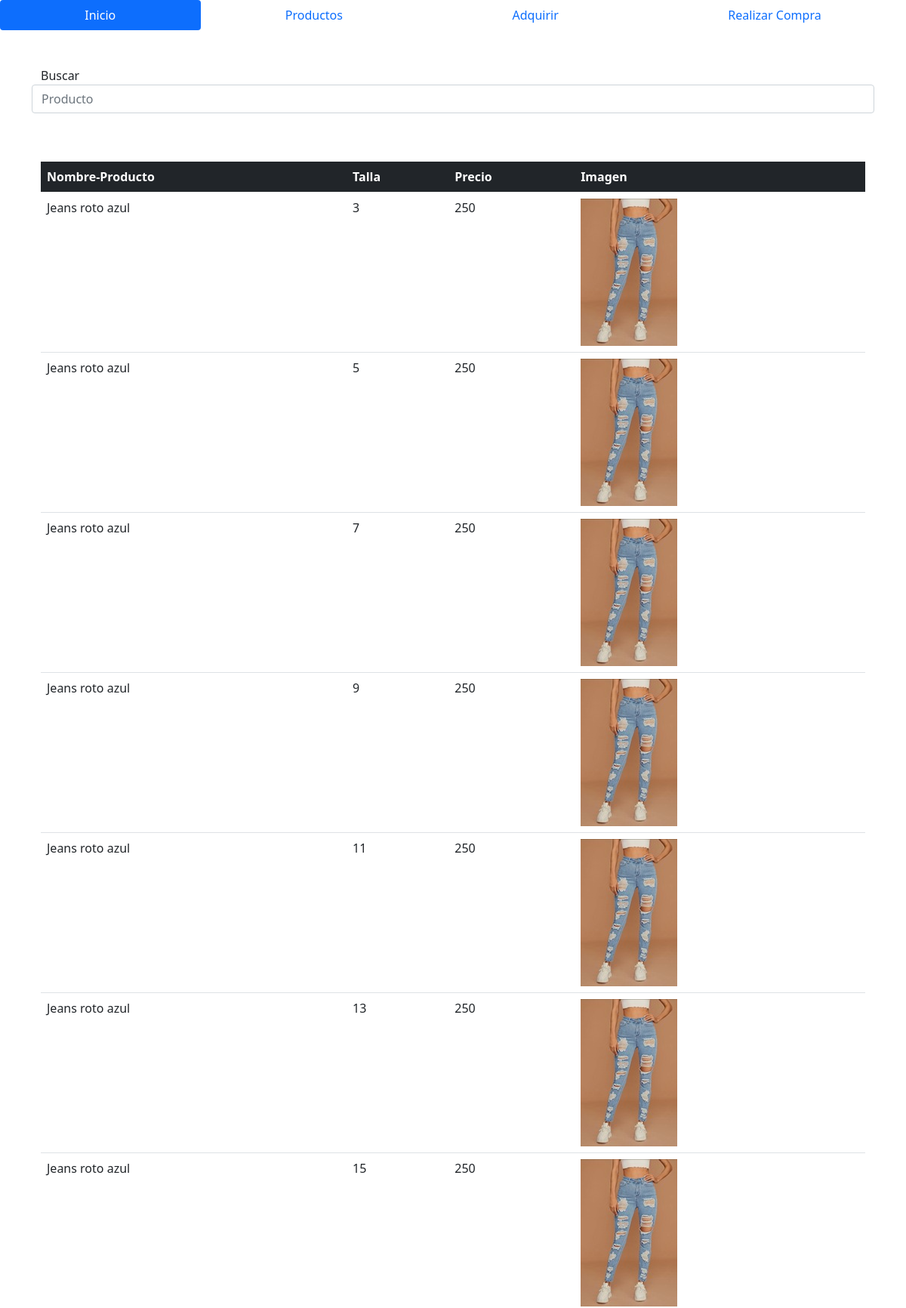
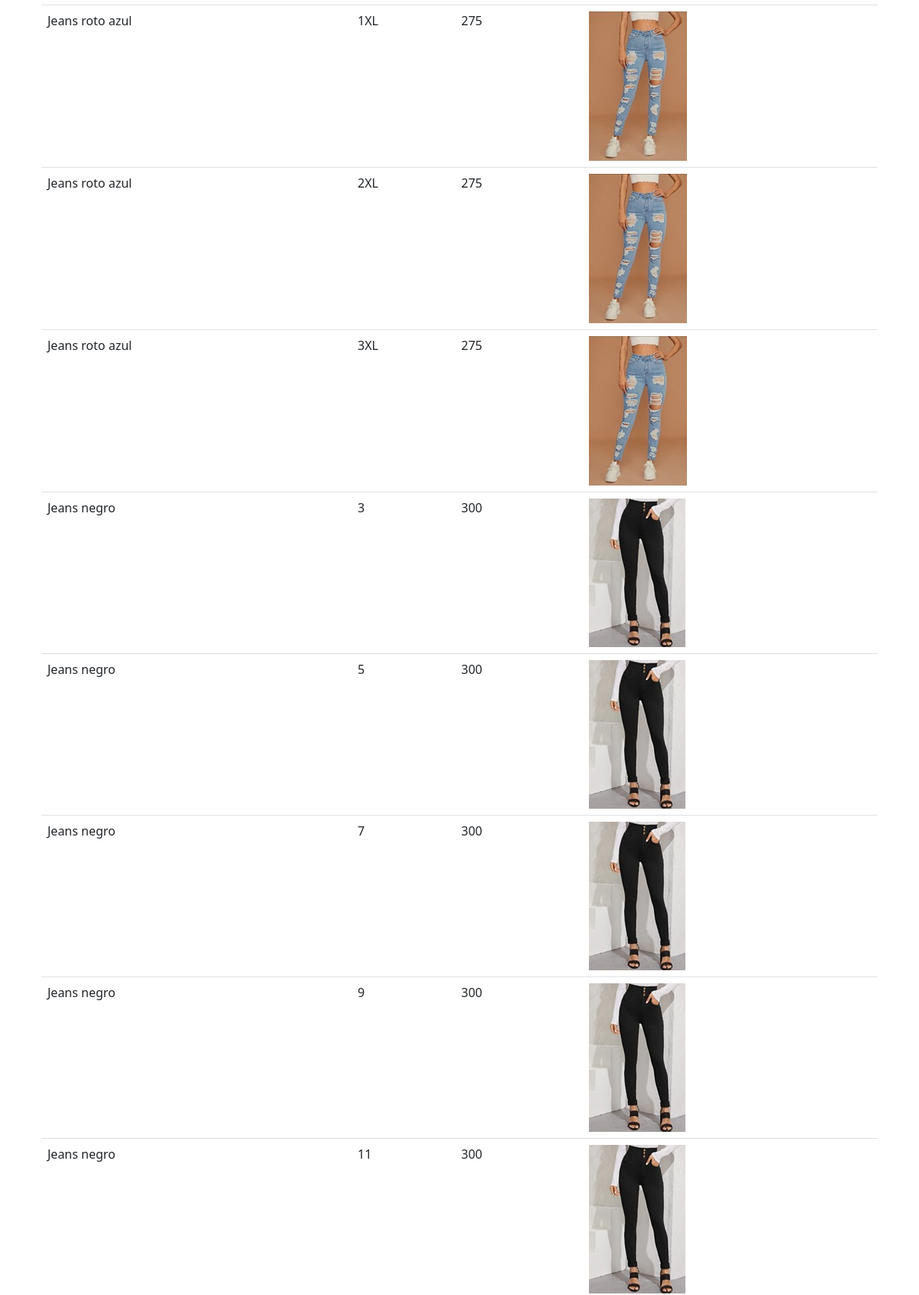
The page /productos.php (upper part) on the database its author committed (2 pictures, top to bottom).
### tables this page shows
CREATE TABLE `productos` (
  `CodigoBarras` int(100) NOT NULL,
  `modelo` varchar(100) NOT NULL,
  `NombreProducto` varchar(100) NOT NULL,
  `talla` varchar(100) NOT NULL,
  `precio` int(11) NOT NULL,
  `cantidad` int(11) NOT NULL,
  `imagen` varchar(100) NOT NULL
);

### productos.php (the view, shortened to what this page needs)
<!DOCTYPE html>
<html>
<body>
<link href="https://cdn.jsdelivr.net/npm/bootstrap@5.0.0-beta3/dist/css/bootstrap.min.css" rel="stylesheet">
<?php require_once "./assets/nav/nav3.php" ?>
<div class="">
<div class="container center verpro">
<?php
require_once "conexion.php";
?>
<div <i class="fa fa-align-center" aria-hidden="true"></i>
<form  action="productosBusqueda.php" method="GET">
<div class="container-lg">Buscar</div>
    <center>
    <div class="input-group mb-3">
  <input type="text" class="form-control" name="buscar" placeholder="Producto" aria-label="Example text with button addon" aria-describedby="button-addon1">
</div>
    </center>
</form>
</div>
<br>
<div id="">
<div class="container">
    <center>
<table class="table">
        <thead>
          <tr>
              <th class="bg-dark text-white">Nombre-Producto</th>
              <th class="bg-dark text-white">Talla</th>
              <th class="bg-dark text-white">Precio</th>
              <th class="bg-dark text-white">Imagen</th>
          </tr>
        </thead>
    <?php
    $consulta= "SELECT NombreProducto, talla, precio, imagen FROM productos";
    $ejecutarconsulta= mysqli_query($db,$consulta);
    $verfilas= mysqli_num_rows($ejecutarconsulta);
    $fila= mysqli_fetch_array($ejecutarconsulta);
    if(!$ejecutarconsulta)
    {
        echo("ERROR en la consulta");
    }
    else
        {
            if($verfilas<1)
            {
                echo("<tr><td>Sin registros</td></tr>");
            }
            else
            {
                for($x=0; $x<=$fila; $x++)
                {
                    echo'
                        <tr>
                            <td>'.$fila[0].'</td>
                            <td>'.$fila[1].'</td>
                            <td>'.$fila[2].'</td>
                            <td>'.$fila[3].'</td>
                        </tr>';
                        $fila=mysqli_fetch_array($ejecutarconsulta);
                }
            }
        }
    ?>
<br>
</table>
</center>
</div>
</div>
</div>
<?php
require_once "./assets/footer/footer.php";
?>

### rows shown on the page
productos: NombreProducto "Jeans roto azul", talla "3", precio "250", imagen (picture)
productos: NombreProducto "Jeans roto azul", talla "5", precio "250", imagen (picture)
productos: NombreProducto "Jeans roto azul", talla "7", precio "250", imagen (picture)
productos: NombreProducto "Jeans roto azul", talla "9", precio "250", imagen (picture)
productos: NombreProducto "Jeans roto azul", talla "11", precio "250", imagen (picture)
productos: NombreProducto "Jeans roto azul", talla "13", precio "250", imagen (picture)
productos: NombreProducto "Jeans roto azul", talla "15", precio "250", imagen (picture)
productos: NombreProducto "Jeans roto azul", talla "1XL", precio "275", imagen (picture)
productos: NombreProducto "Jeans roto azul", talla "2XL", precio "275", imagen (picture)
productos: NombreProducto "Jeans roto azul", talla "3XL", precio "275", imagen (picture)
productos: NombreProducto "Jeans negro", talla "3", precio "300", imagen (picture)
productos: NombreProducto "Jeans negro", talla "5", precio "300", imagen (picture)
productos: NombreProducto "Jeans negro", talla "7", precio "300", imagen (picture)
productos: NombreProducto "Jeans negro", talla "9", precio "300", imagen (picture)
productos: NombreProducto "Jeans negro", talla "11", precio "300", imagen (picture)
